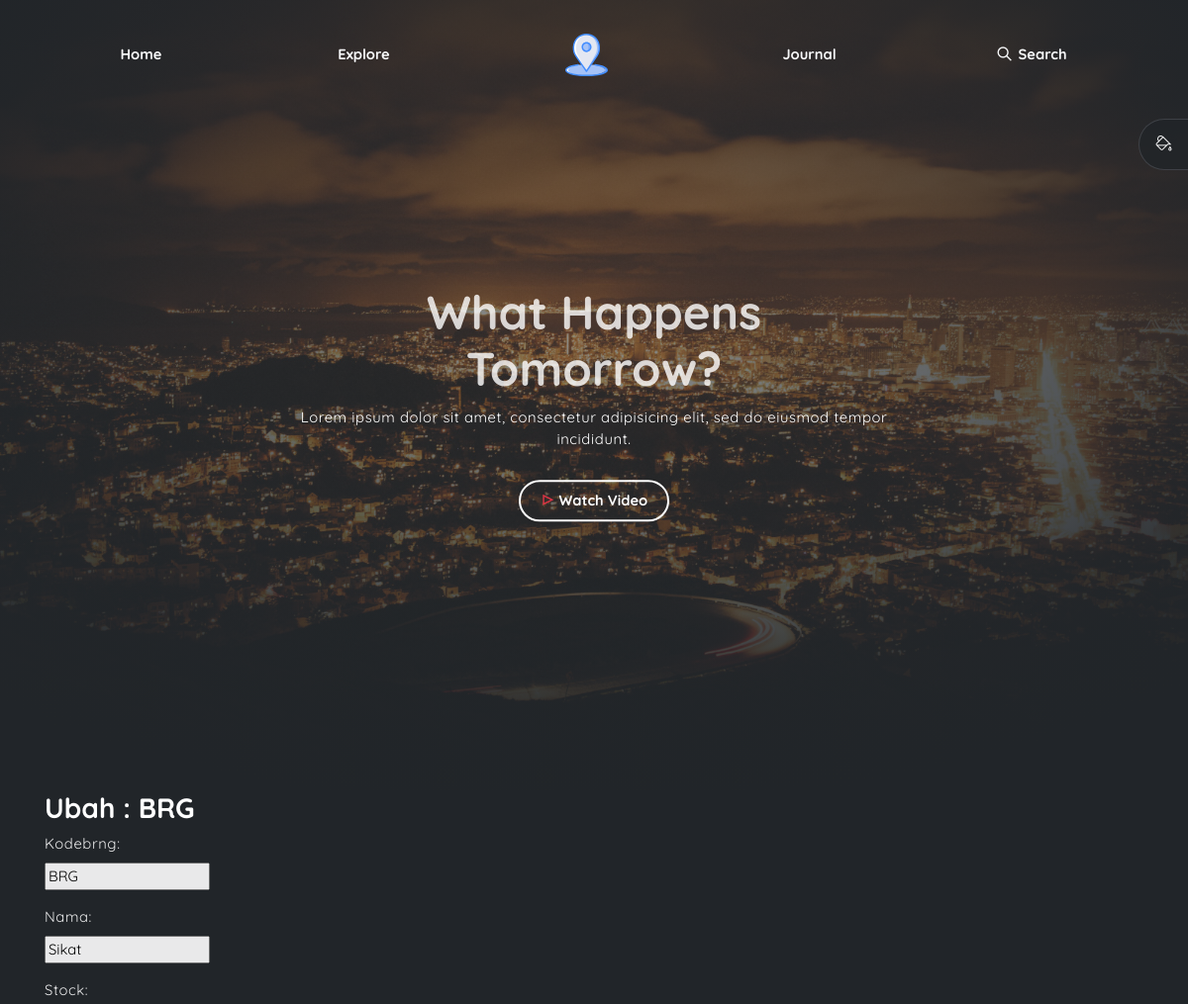
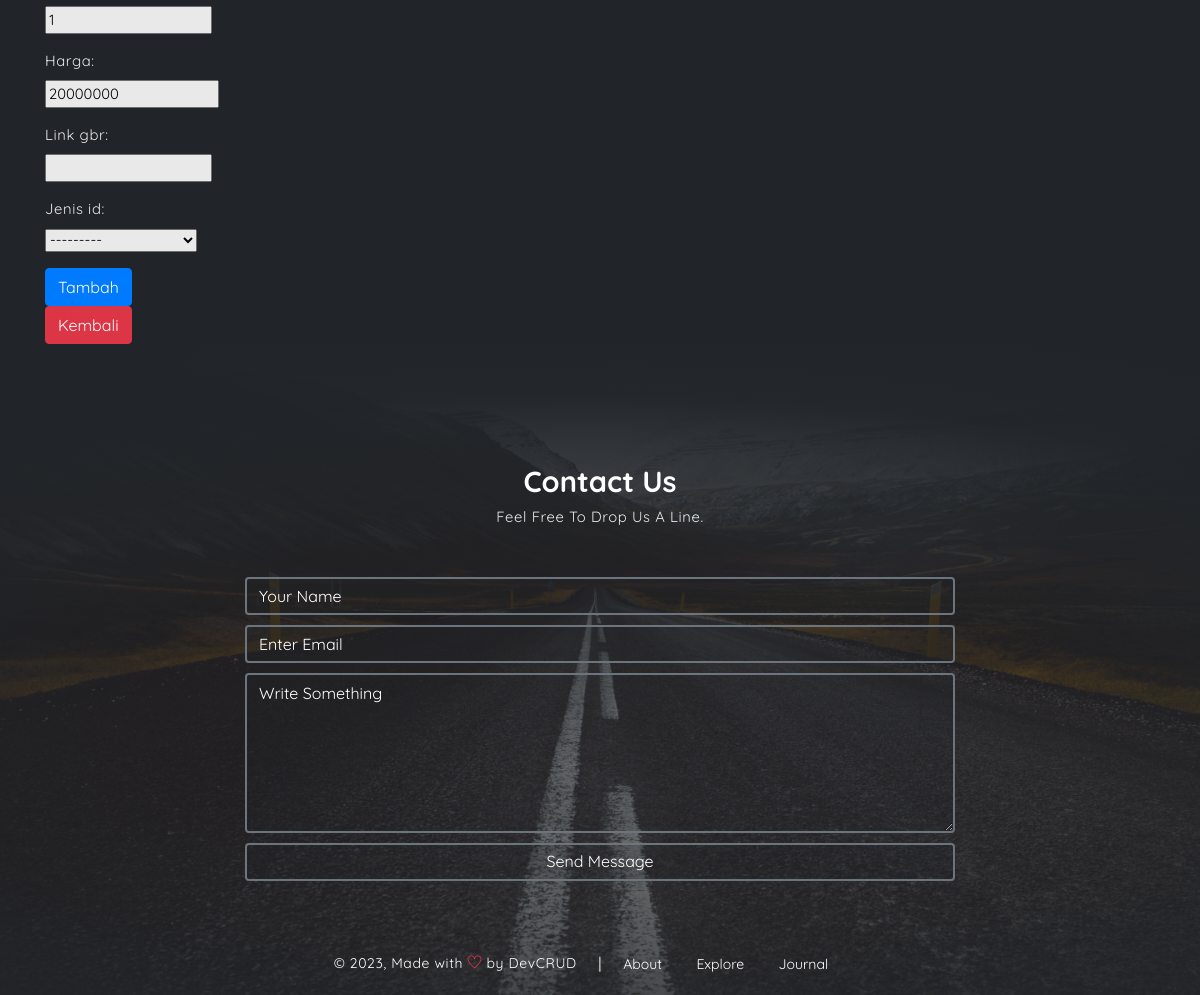
Screenshot of /ubah/1 with the database file from the repository (2 pictures, top to bottom).
### dashboard/models.py (models this page shows, shortened)
class Barang(models.Model):
    Kodebrng = models.CharField(max_length=8, default='BRG')
    Nama = models.CharField(max_length=50)
    stock=models.IntegerField()
    harga=models.BigIntegerField()
    link_gbr=models.CharField(max_length=150, blank = True)
    waktu_posting=models.DateTimeField(auto_now_add=True)
    jenis_id=models.ForeignKey(Jenis, on_delete=models.CASCADE,null=True)

### dashboard/views.py (the view)
# urls.py: path('ubah/<int:id_barang>',ubah_brg,name='ubah_brg'),
def ubah_brg(request,id_barang):
    barangs=Barang.objects.get(id=id_barang)
    if request.POST:
        form=FormBarang(request.POST,instance=barangs)
        if form.is_valid():
            form.save()
            messages.success(request,"Data berhasil diubah")
            return redirect('ubah_brg',id_barang=id_barang)
    else:
        form=FormBarang(instance=barangs)
        konteks = {
            'form':form,
            'barangs':barangs
        }
    return render(request,'ubah_brg.html',konteks)

### dashboard/form.py
class FormBarang(ModelForm):
    class Meta :
        model=Barang
        fields='__all__'
        Widget =  {
            'Kodebrng': forms.TextInput({'class':'form-control'}),
            'Nama': forms.TextInput({'class':'form-control'}),
            'stock': forms.NumberInput({'class':'form-control'}),
            'haraga':  forms.NumberInput({'class':'form-control'}),
            'link_gbr': forms.TextInput({'class':'form-control'}),
            'jenis_id': forms.Select({'class':'form-control'}),
        }

### dashboard/models.py (called while the page is built)
    def  __str__(self):
        return self.nama

### templates/ubah_brg.html (shortened to what this page needs)
{%load static%}
<!DOCTYPE html>
<html lang="en">
<head>
    <link rel="stylesheet" href="{%static 'vendors/themify-icons/css/themify-icons.css'%}">
	<link rel="stylesheet" href="{%static 'css/dorang.css'%}">
</head>
<body data-spy="scroll" data-target=".navbar" data-offset="40" id="home" class="dark-theme">
    <nav class="page-navbar" data-spy="affix" data-offset-top="10">
        <ul class="nav-navbar container">
            <li class="nav-item"><a href="#" class="nav-link">Home</a></li>
            <li class="nav-item"><a href="#" class="nav-link">Explore</a></li>
            <li class="nav-item"><a href="#" class="nav-link"><img src="{%static 'imgs/placeholder.svg'%}" alt="Download free bootstrap 4 landing page, free boootstrap 4 templates, Download free bootstrap 4.1 landing page, free boootstrap 4.1.1 templates, weber Landing page"></a></li>
            <li class="nav-item"><a href="#" class="nav-link">Journal</a></li>
            <li class="nav-item search">
                <a href="javascript:void(0)" class="nav-link search-toggle"><i class="ti-search"></i> Search</a>
            </li>
        </ul>
    </nav>
    <div class="theme-selector">
        <a href="javascript:void(0)" class="spinner">
            <i class="ti-paint-bucket"></i>
        </a>
    </div>
    <header class="header">
        <div class="overlay"></div>
        <div class="header-content">
            <h1 class="header-title">What Happens Tomorrow?</h1>
            <p class="header-subtitle">Lorem ipsum dolor sit amet, consectetur adipisicing elit, sed do eiusmod
            tempor incididunt.</p>
            <button class="btn btn-theme-color modal-toggle"><i class="ti-control-play text-danger"></i> Watch Video</button>
        </div>
    </header>
    <section id="form">
        <div class="container">
           <div class="row">
              <div class="col-md-2">
                <h3>Ubah : {{ barangs.Kodebrng}}</h3>
       <form action="{% url 'ubah_brg' barangs.id %}" method="POST">
           {{form.as_p}}
           <div class="child">
           <button type="submit" class="btn btn-primary">Tambah</button>
           <a href="/Vbrg" class="btn btn-danger">Kembali</a></div>
       </form>
     </div>
  </div>
</div>
       </section>
    <div class="contact-section">
        <div class="overlay"></div>
        <div class="container">
            <div class="col-md-10 col-lg-8 m-auto">
                <h6 class="title mb-2">Contact Us</h6>
                <p class="mb-5">Feel Free To Drop Us A Line.</p>
                <form action="" class="form-group">
                    <input type="text" size="50" class="form-control" placeholder="Your Name" required>
                    <input type="email" class="form-control" placeholder="Enter Email"requried>
                    <textarea name="comment" id="comment" rows="6"   class="form-control" placeholder="Write Something"></textarea>
                    <input type="submit" value="Send Message" class="form-control">
                </form>
            </div>
            <footer class="footer">
                <p class="infos">&copy; <script>document.write(new Date().getFullYear())</script>, Made with <i class="ti-heart text-danger"></i> by <a href="http://www.devcrud.com">DevCRUD</a></p>
                <span>|</span>
                <div class="links">
                    <a href="#">About</a>
                    <a href="#">Explore</a>
                    <a href="#">Journal</a>
                </div>
            </footer>
        </div>
    </div>
</body>
</html>

### rows the page displays
Barang: Kodebrng "BRG", Nama "Sikat", stock "1", harga "20000000", jenis_id "---------"
